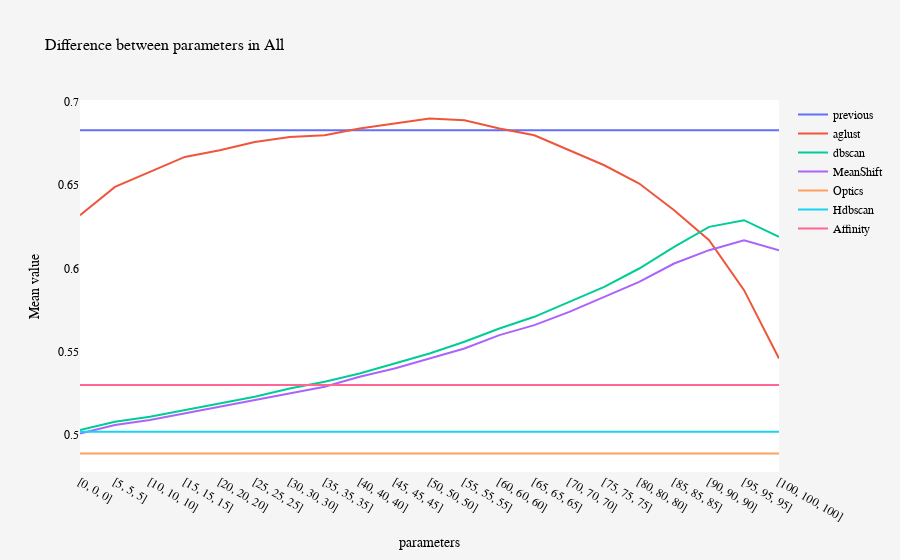

The cell this chart's notebook holds for it:
### Code cell
# 50 95 95
Difference_values(part4, 'All').show()

### Figure 1 — Plotly figure (JSON) as saved in the notebook; plotly's stock layout.template omitted (floating-point values rounded to 4 significant figures)
{"data": [{"name": "previous", "type": "scatter", "x": ["[0, 0, 0]", "[5, 5, 5]", "[10, 10, 10]", "[15, 15, 15]", "[20, 20, 20]", "[25, 25, 25]", "[30, 30, 30]", "[35, 35, 35]", "[40, 40, 40]", "[45, 45, 45]", "[50, 50, 50]", "[55, 55, 55]", "[60, 60, 60]", "[65, 65, 65]", "[70, 70, 70]", "[75, 75, 75]", "[80, 80, 80]", "[85, 85, 85]", "[90, 90, 90]", "[95, 95, 95]", "[100, 100, 100]"], "y": [0.683, 0.683, 0.683, 0.683, 0.683, 0.683, 0.683, 0.683, 0.683, 0.683, 0.683, 0.683, 0.683, 0.683, 0.683, 0.683, 0.683, 0.683, 0.683, 0.683, 0.683]}, {"name": "aglust", "type": "scatter", "x": ["[0, 0, 0]", "[5, 5, 5]", "[10, 10, 10]", "[15, 15, 15]", "[20, 20, 20]", "[25, 25, 25]", "[30, 30, 30]", "[35, 35, 35]", "[40, 40, 40]", "[45, 45, 45]", "[50, 50, 50]", "[55, 55, 55]", "[60, 60, 60]", "[65, 65, 65]", "[70, 70, 70]", "[75, 75, 75]", "[80, 80, 80]", "[85, 85, 85]", "[90, 90, 90]", "[95, 95, 95]", "[100, 100, 100]"], "y": [0.632, 0.649, 0.658, 0.667, 0.671, 0.676, 0.679, 0.68, 0.684, 0.687, 0.69, 0.689, 0.684, 0.68, 0.671, 0.662, 0.651, 0.635, 0.617, 0.587, 0.546]}, {"name": "dbscan", "type": "scatter", "x": ["[0, 0, 0]", "[5, 5, 5]", "[10, 10, 10]", "[15, 15, 15]", "[20, 20, 20]", "[25, 25, 25]", "[30, 30, 30]", "[35, 35, 35]", "[40, 40, 40]", "[45, 45, 45]", "[50, 50, 50]", "[55, 55, 55]", "[60, 60, 60]", "[65, 65, 65]", "[70, 70, 70]", "[75, 75, 75]", "[80, 80, 80]", "[85, 85, 85]", "[90, 90, 90]", "[95, 95, 95]", "[100, 100, 100]"], "y": [0.503, 0.508, 0.511, 0.515, 0.519, 0.523, 0.528, 0.532, 0.537, 0.543, 0.549, 0.556, 0.564, 0.571, 0.58, 0.589, 0.6, 0.613, 0.625, 0.629, 0.619]}, {"name": "MeanShift", "type": "scatter", "x": ["[0, 0, 0]", "[5, 5, 5]", "[10, 10, 10]", "[15, 15, 15]", "[20, 20, 20]", "[25, 25, 25]", "[30, 30, 30]", "[35, 35, 35]", "[40, 40, 40]", "[45, 45, 45]", "[50, 50, 50]", "[55, 55, 55]", "[60, 60, 60]", "[65, 65, 65]", "[70, 70, 70]", "[75, 75, 75]", "[80, 80, 80]", "[85, 85, 85]", "[90, 90, 90]", "[95, 95, 95]", "[100, 100, 100]"], "y": [0.501, 0.506, 0.509, 0.513, 0.517, 0.521, 0.525, 0.529, 0.535, 0.54, 0.546, 0.552, 0.56, 0.566, 0.574, 0.583, 0.592, 0.603, 0.611, 0.617, 0.611]}, {"name": "Optics", "type": "scatter", "x": ["[0, 0, 0]", "[5, 5, 5]", "[10, 10, 10]", "[15, 15, 15]", "[20, 20, 20]", "[25, 25, 25]", "[30, 30, 30]", "[35, 35, 35]", "[40, 40, 40]", "[45, 45, 45]", "[50, 50, 50]", "[55, 55, 55]", "[60, 60, 60]", "[65, 65, 65]", "[70, 70, 70]", "[75, 75, 75]", "[80, 80, 80]", "[85, 85, 85]", "[90, 90, 90]", "[95, 95, 95]", "[100, 100, 100]"], "y": [0.489, 0.489, 0.489, 0.489, 0.489, 0.489, 0.489, 0.489, 0.489, 0.489, 0.489, 0.489, 0.489, 0.489, 0.489, 0.489, 0.489, 0.489, 0.489, 0.489, 0.489]}, {"name": "Hdbscan", "type": "scatter", "x": ["[0, 0, 0]", "[5, 5, 5]", "[10, 10, 10]", "[15, 15, 15]", "[20, 20, 20]", "[25, 25, 25]", "[30, 30, 30]", "[35, 35, 35]", "[40, 40, 40]", "[45, 45, 45]", "[50, 50, 50]", "[55, 55, 55]", "[60, 60, 60]", "[65, 65, 65]", "[70, 70, 70]", "[75, 75, 75]", "[80, 80, 80]", "[85, 85, 85]", "[90, 90, 90]", "[95, 95, 95]", "[100, 100, 100]"], "y": [0.502, 0.502, 0.502, 0.502, 0.502, 0.502, 0.502, 0.502, 0.502, 0.502, 0.502, 0.502, 0.502, 0.502, 0.502, 0.502, 0.502, 0.502, 0.502, 0.502, 0.502]}, {"name": "Affinity", "type": "scatter", "x": ["[0, 0, 0]", "[5, 5, 5]", "[10, 10, 10]", "[15, 15, 15]", "[20, 20, 20]", "[25, 25, 25]", "[30, 30, 30]", "[35, 35, 35]", "[40, 40, 40]", "[45, 45, 45]", "[50, 50, 50]", "[55, 55, 55]", "[60, 60, 60]", "[65, 65, 65]", "[70, 70, 70]", "[75, 75, 75]", "[80, 80, 80]", "[85, 85, 85]", "[90, 90, 90]", "[95, 95, 95]", "[100, 100, 100]"], "y": [0.53, 0.53, 0.53, 0.53, 0.53, 0.53, 0.53, 0.53, 0.53, 0.53, 0.53, 0.53, 0.53, 0.53, 0.53, 0.53, 0.53, 0.53, 0.53, 0.53, 0.53]}], "layout": {"font": {"color": "black", "family": "Verdana", "size": 12}, "hovermode": "x unified", "paper_bgcolor": "whitesmoke", "plot_bgcolor": "white", "title": {"font": {"size": 16}, "text": "Difference between parameters in All"}, "xaxis": {"title": {"text": "parameters"}}, "yaxis": {"title": {"text": "Mean value"}}}}
